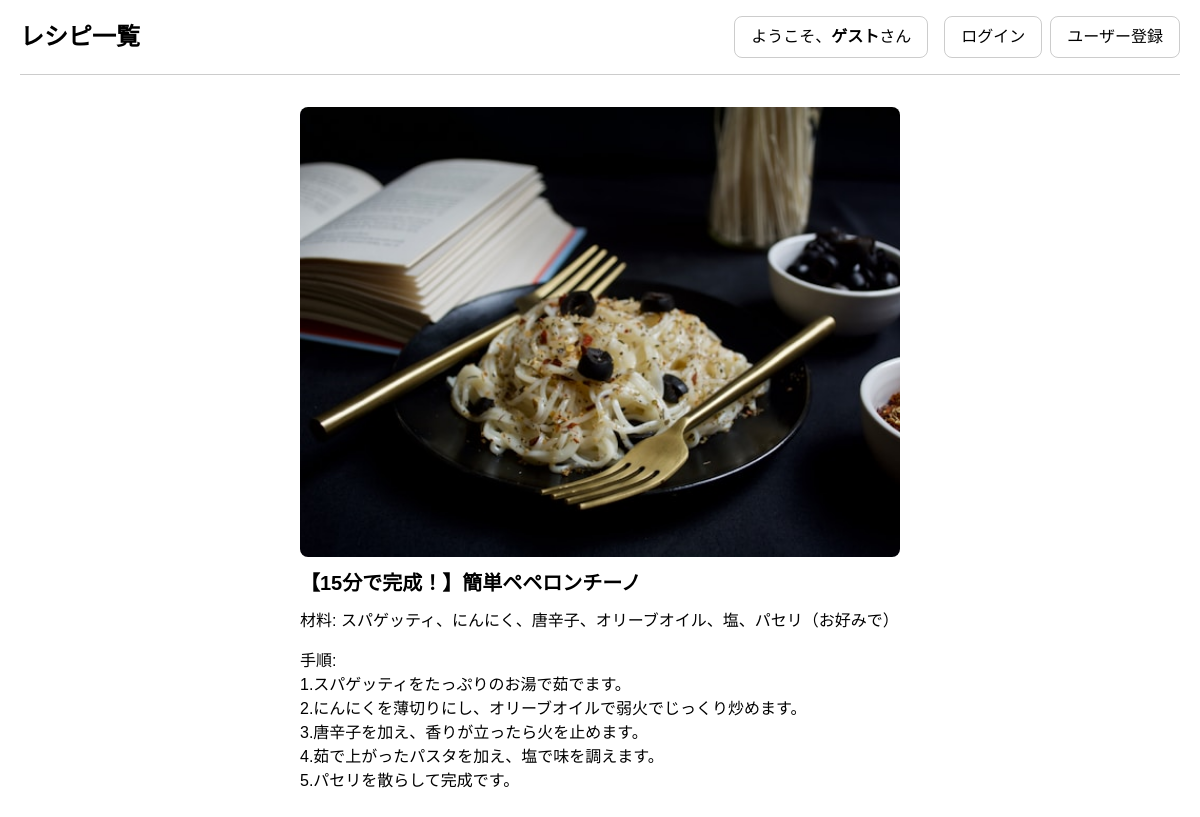
/recipe.php?id=2, run on the app's committed database.
### tables this page shows
CREATE TABLE `recipes` (
  `id` int(11) NOT NULL,
  `user_id` int(11) NOT NULL,
  `title` varchar(255) NOT NULL,
  `ingredients` text NOT NULL,
  `instructions` text NOT NULL,
  `image` varchar(255) DEFAULT NULL,
  `created_at` datetime DEFAULT current_timestamp()
);

### recipe.php (called while the page is built, shortened)
<?php
$dbname = 'mysql:dbname=recipe_share;host=localhost;charset=utf8;';
$user = 'root';
$password = '';
$pdo = new PDO($dbname, $user, $password);
$stmt = $pdo->prepare("SELECT * FROM recipes WHERE id = ?");
$stmt->execute([$_GET['id']]);
$recipe = $stmt->fetch();
include_once dirname(__FILE__) . '/view/recipe-view.php';

### view/recipe-view.php (the view, shortened to what this page needs)
<!DOCTYPE html>
<html lang="ja">
<?php
include_once __DIR__ . '../../components/head.php'; ?>
<body>
    <?php include_once __DIR__ . '../../components/header.php'; ?>
    <main>
        <article>
            <?php if ($recipe['image']): ?>
                <img src="uploads/<?= htmlspecialchars($recipe['image']) ?>" alt="Recipe Image" width="300">
            <?php endif; ?>
            <h2><?= htmlspecialchars($recipe['title']) ?></h2>
            <p>材料: <?= nl2br(htmlspecialchars($recipe['ingredients'])) ?></p>
            <p>手順:<br> <?= nl2br(htmlspecialchars($recipe['instructions'])) ?></p>
        </article>
    </main>
</body>
</html>

### assets/css/style.css (style rules this page uses)
html { line-height: 1.5; }
body { font-family: Arial, sans-serif; padding-inline: 20px; padding-bottom: 80px; }
main { display: grid; gap:4rem; }
h2 { font-size: 20px; font-weight: bold; margin-bottom: 1rem; }
p { line-height: 1.5; }
img { width: 100%; border-radius: .5rem; aspect-ratio: 4/3; object-fit: cover; }

### data on the page
recipes: image (picture), title "【15分で完成！】簡単ペペロンチーノ", ingredients "スパゲッティ、にんにく、唐辛子、オリーブオイル、塩、パセリ（お好みで）", instructions "1.スパゲッティをたっぷりのお湯で茹でます。 2.にんにくを薄切りにし、オリーブオイルで弱火でじっくり炒めます。 3.唐辛子を加え、香りが立ったら火を止めます。 4.茹で上がったパスタを加え、塩で味を調えます。 5.パセリを散らして完成です。"

### other printed values
$userName "ゲスト"
